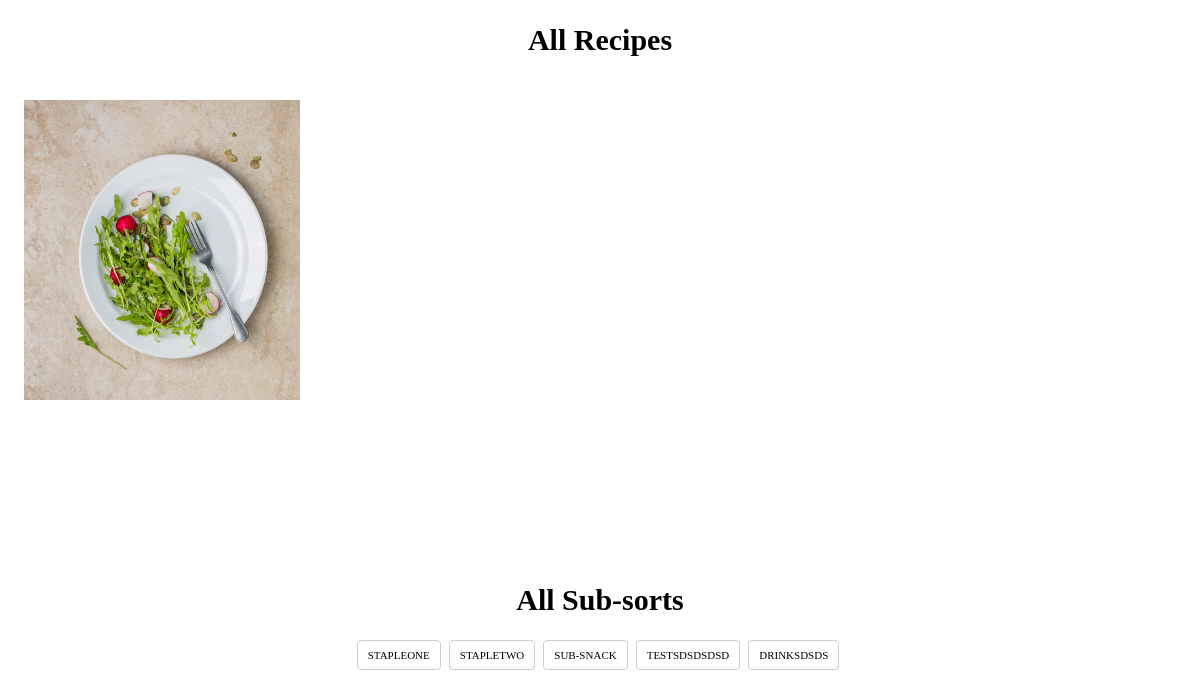
The page /manage (signed in) on the database its author committed.
### appdir/models.py (models this page shows)
class Recipe(db.Model):
    __tablename__ = 'recipes'
    id = db.Column(db.Integer, primary_key=True)
    recipe_name = db.Column(db.String(64), nullable=False, index=True)
    recipe_description = db.Column(db.String(258))
    recipe_step_list = db.Column(db.String(128))
    recipe_image_route = db.Column(db.String(64))
    author_id = db.Column(db.Integer, db.ForeignKey('users.id'))
    author = db.relationship('User', back_populates='recipes', lazy='joined')
    comments = db.relationship('Comment', back_populates='recipe', lazy='dynamic')
    sorts = db.relationship('SubSort',
                            secondary=recipeSorts,
                            backref=db.backref('recipes', lazy='dynamic'),
                            lazy='dynamic')

class SubSort(db.Model):
    __tablename__ = 'subsorts'
    id = db.Column(db.Integer, primary_key=True)
    sub_sort_name = db.Column(db.String(64), unique=True, index=True)
    author_id = db.Column(db.Integer, db.ForeignKey('users.id'))
    sort_id = db.Column(db.Integer, db.ForeignKey('sorts.id'))
    author = db.relationship('User', back_populates='sub_sorts', lazy='joined')
    sort = db.relationship('Sort', back_populates='sub_sorts', lazy='joined')

### appdir/main/routes.py (the view)
@main.route('/manage')
def profile():
    user = User.query.filter_by(username=session.get('USERNAME')).first()
    return render_template("manage.html", user=user)

### appdir/templates/manage.html (shortened to what this page needs)
<!DOCTYPE html>
<html>
<head>
    <link rel="stylesheet" href="../static/style/Main.css">
    <link rel="stylesheet" href="../static/style/settings.css">
    <link href="../static/style/profile.css" rel="stylesheet" type="text/css"/>
</head>
<body>
        <div class="dataTable" >
            <h2>All Recipes</h2>
        {% if session.get('USERNAME') != None %}
    <div class="box">
        <ul class="right">
            {% for r in user.recipes %}
                <li>
                    <img src="{{ r.recipe_image_route }}" style="width: 100%">
                </li>
            {% endfor %}
        </ul>
    </div>
        {% endif %}
        </div>
        <div class="dataTable2" >
            <h2>All Sub-sorts</h2>
            {% if session.get('USERNAME') != None %}
            <div class="tag">
                {% for s in user.sub_sorts %}
                    <a href="{{ url_for('main.recipe_page', sort=s.sub_sort_name) }}" class="tag-cloud-link">
                        {{ s.sub_sort_name }}
                    </a>
                {% endfor %}
            </div>
            {% endif %}
        </div>
</body>
</html>

### appdir/static/style/Main.css (style rules this page uses)
* { margin: 0; padding: 0; list-style-type: none; text-decoration: none; background-color: var(--body-bg-color); }

### appdir/static/style/settings.css (style rules this page uses)
* { padding:0; margin:0; outline:0; font-family: 'Bahnschrift SemiBold', 'Consolas', cursive; }
body { font-family: Verdana, Arial, sans-serif; line-height:20px; color:var(--font-color); background-color: var(--bg); }
.right { float:right; display:inline; }
a { color:#d96a02; text-decoration: none; cursor:pointer; }
.dataTable ,.dataTable2 { background:var(--header-bg); padding-bottom: 10px; margin-top: 30px; text-align: center; border-collapse: collapse; }
.dataTable h2,.dataTable2 h2 { margin-bottom: 10px; font-size: 30px; }
.box { width: 100%; margin-top: 50px; background-color: gray; }
.right { float: right; width: 100%; min-height:450px; height: auto; }
.right li { width: 23%; background-color: palegoldenrod; float: left; margin-left: 2%; margin-bottom: 14px; }
.right li img { height:300px; }
.tag { margin: 0 auto; margin-top:30px; margin-bottom: 30px; }
.tag a { text-transform: uppercase; display: inline-block; padding: 4px 10px; margin-bottom: 7px; margin-right: 4px; border-radius: 4px; color: var(--font-color); border: 1px solid #ccc; font-size :11px; }

### appdir/static/style/profile.css (style rules this page uses)
*, *:before, *:after { box-sizing: border-box; }
a { color: #c40b00; }
img { height: auto; max-width: 100%; vertical-align: middle; }

### rows shown on the page
Recipe: recipe_image_route (picture)
SubSort: sub_sort_name "STAPLEONE"
SubSort: sub_sort_name "STAPLETWO"
SubSort: sub_sort_name "SUB-SNACK"
SubSort: sub_sort_name "TESTSDSDSDSD"
SubSort: sub_sort_name "DRINKSDSDS"
